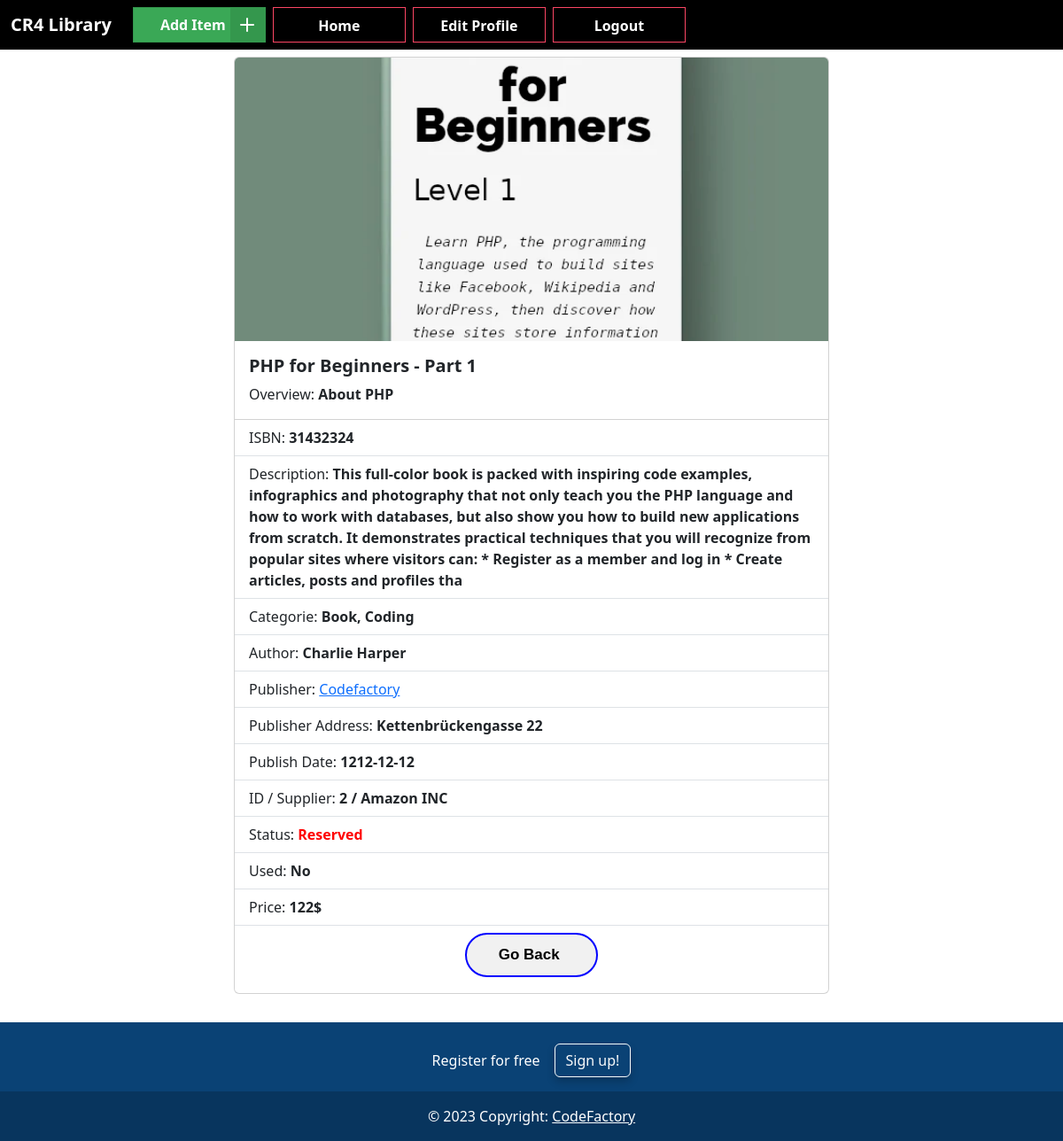
The page /products/details_user.php?id=113 (signed in) on the database its author committed.
### tables this page shows
CREATE TABLE `products` (
  `id` int(11) NOT NULL,
  `title` varchar(200) NOT NULL,
  `picture` varchar(200) NOT NULL,
  `ISBN` int(20) NOT NULL,
  `big_description` varchar(400) NOT NULL,
  `short_description` varchar(200) NOT NULL,
  `categorie` varchar(255) NOT NULL,
  `author_firstname` varchar(200) NOT NULL,
  `author_lastname` varchar(200) NOT NULL,
  `publisher_name` varchar(200) NOT NULL,
  `publisher_address` varchar(200) NOT NULL,
  `price` int(20) NOT NULL,
  `publish_date` date NOT NULL,
  `status` tinyint(1) NOT NULL,
  `used` tinyint(1) NOT NULL,
  `fk_supplierId` int(11) DEFAULT NULL
);

CREATE TABLE `suppliers` (
  `supplierId` int(11) NOT NULL,
  `sup_name` varchar(100) NOT NULL,
  `sup_email` varchar(50) DEFAULT NULL,
  `sup_website` varchar(100) DEFAULT NULL
);

### products/details_user.php (the view, shortened to what this page needs)
<!DOCTYPE html>
<html lang="en">
<head>
  <link href="https://cdn.jsdelivr.net/npm/bootstrap@5.3.0/dist/css/bootstrap.min.css" rel="stylesheet">
  <link rel="stylesheet" href="../css/style.css">
</head>
<body>
  <nav class="navbar navbar-expand-lg bg-black d-flex">
    <div class="container-fluid">
      <a class="navbar-brand text-white" href="index.php"><b>CR4 Library</b></a>
      <div class="collapse navbar-collapse" id="navbarNav">
        <ul class="navbar-nav">
          <li class="nav-item mx-2">
            <a type="button" class="additem" href="create.php">
              <span class="additem_text">Add Item</span>
              <span class="additem_icon"><svg xmlns="http://www.w3.org/2000/svg" width="24" viewBox="0 0 24 24" stroke-width="2" stroke-linejoin="round" stroke-linecap="round" stroke="currentColor" height="24" fill="none" class="svg">
                  <line y2="19" y1="5" x2="12" x1="12"></line>
                  <line y2="12" y1="12" x2="19" x1="5"></line>
                </svg></span>
            </a>
          </li>
          <li class="dashboard"><a class="btn3 nav-link text-white" href="../home.php">Home</a></li>
          <li class="nav-item">
            <a class="nav-link text-white btn3 mx-2" href="update.php?id=<?= $row["id"] ?>">Edit Profile</a>
          </li>
          <li class="nav-item">
            <a class="nav-link text-white btn3" href="../logout.php?logout">Logout</a>
          </li>
        </ul>
      </div>
    </div>
  </nav>
  <?php
  require_once "../db_connect.php";
  if (isset($_GET['id'])) {
    $productId = $_GET['id'];
    $sql = "SELECT * FROM `products` JOIN suppliers ON products.fk_supplierId = suppliers.supplierId WHERE `id` = '$productId'";
    $result = mysqli_query($connect, $sql);
    if (mysqli_num_rows($result) > 0) {
      $row = mysqli_fetch_assoc($result);
      $price = $row['price'];
      $statusLabel = ($row["status"] == 0) ? "Available" : "<span style='color: red;'>Reserved</span>";
      $used = ($row["used"] == 0) ? "No" : "<span style='color: red;'>Yes</span>";
      echo "
      <div class='container d-flex justify-content-center'><div class='card my-2 mx-2' style='width: 42rem;'>
      <img src='../pictures/{$row["picture"]}' class='card-img-top cover' style='object-fit: cover; height: 20rem;' alt='img'>
    <div class='card-body'>
      <h5 class='card-title'><b>{$row["title"]}</b></h5>
      <p class='card-text'>Overview: <b>{$row["short_description"]}</b></p>
    </div>
    <ul class='list-group list-group-flush'>
      <li class='list-group-item'>ISBN: <b>{$row["ISBN"]}</b></li>
      <li class='list-group-item'>Description: <b>{$row["big_description"]}</b></li>
      <li class='list-group-item'>Categorie: <b>{$row["categorie"]}</b></li>
      <li class='list-group-item'>Author: <b>{$row["author_firstname"]} {$row["author_lastname"]}</b> </li>
      <li class='list-group-item'>
      Publisher: <a href='publisher_user.php?publisher_name={$row["publisher_name"]}'>{$row["publisher_name"]}</a>
      <li class='list-group-item'>Publisher Address: <b>{$row["publisher_address"]}</b></li>
      <li class='list-group-item'>Publish Date: <b>{$row["publish_date"]}</b></li>
      <li class='list-group-item'>ID / Supplier: <b>{$row["supplierId"]} / {$row["sup_name"]}</b></li>
      <li class='list-group-item'>Status: <b>{$statusLabel}</b></li>
      <li class='list-group-item'>Used: <b>{$used}</b></li>
      <li class='list-group-item'>Price: <b>{$price}$</b></li>
<div class='but'>
      <a href='index.php' class='button3 my-2' style='border: solid blue 2px;'>Go Back</a><div>
    </ul>
  </div>
  </div>";
    } else {
      echo 'Product not found.';
    }
  } else {
    echo 'Invalid request.';
  };
  ?>
  <section class="mt-4">
    <footer class="text-center text-white" style="background-color: #0a4275;">
      <div class="container p-4 pb-0">
        <section class="">
          <p class="d-flex justify-content-center align-items-center">
            <span class="me-3">Register for free</span>
            <button type="button" class="btn btn-outline-light btn-rounded">
              Sign up!
            </button>
          </p>
        </section>
      </div>
      <div class="text-center p-3" style="background-color: rgba(0, 0, 0, 0.2);">
        © 2023 Copyright:
        <a class="text-white" href="index.php">CodeFactory</a>
      </div>
    </footer>
  </section>
</body>
</html>

### css/style.css (style rules this page uses)
.navbar { color: white; font-weight: 600; transition: 0.3s ease; }
.but { display: flex; justify-content: center; margin-bottom: 10px; }
.additem { text-decoration: none; position: relative; width: 150px; height: 40px; cursor: pointer; display: flex; align-items: center; border: 1px solid #34974d; background-color: #3aa856; }
.additem, .additem_icon, .additem_text { transition: all 0.3s; }
.additem .additem_text { transform: translateX(30px); color: #fff; font-weight: 600; }
.additem .additem_icon { position: absolute; transform: translateX(109px); height: 100%; width: 39px; background-color: #34974d; display: flex; align-items: center; justify-content: center; }
.additem .svg { width: 30px; stroke: #fff; }
.btn3 { text-align: center; width: 150px; height: 40px; font-size: 16px; font-weight: 700; text-shadow: 2px 2px 4px #000000; color: white; border: 1px solid rgb(252, 70, 100); cursor: pointer; position: relative; background-color: transparent; text-decoration: none; overflow: hidden; z-index: 1; }
.btn3::before { content: ""; position: absolute; right: 0; top: 0; width: 100%; height: 100%; background-color: rgb(252, 70, 100); transform: translateX(-100%); transition: all .3s; z-index: -1; }
button { font-family: inherit; font-size: 18px; color: white; padding: 0.8em 1.2em; align-items: center; justify-content: center; border: none; border-radius: 25px; box-shadow: 0px 5px 10px rgba(0, 0, 0, 0.2); transition: all 0.3s; }
.button3 { text-decoration: none; font-weight: 700; color: black; text-align: center; font-family: sans-serif; font-size: 17px; background: rgb(241, 241, 241); width: 150px; align-items: center; padding: 10px; border-radius: 25px; transition-duration: 0.2s; }
.button3:before { content: "»"; opacity: 0; margin-left: -15px; transition-duration: 0.2s; }

### rows shown on the page
products: picture (picture), title "PHP for Beginners - Part 1", short_description "About PHP", ISBN "31432324", big_description "This full-color book is packed with inspiring code examples, infographics and photography that not only teach you the PHP language and how to work with databases, but also show you how to build new applications from scratch. It demonstrates practical techniques that you will recognize from popular sites where visitors can: * Register as a member and log in * Create articles, posts and profiles tha", categorie "Book, Coding", author_firstname "Charlie", author_lastname "Harper", publisher_name "Codefactory", publisher_address "Kettenbrückengasse 22", publish_date "1212-12-12", fk_supplierId.supplierId "2", fk_supplierId.sup_name "Amazon INC", price "122"
